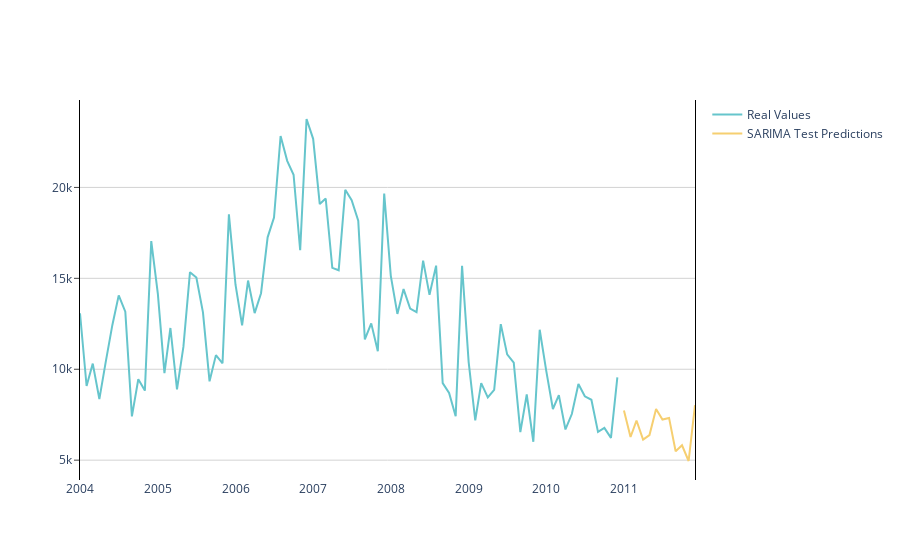

The cell this chart's notebook holds for it:
### Code cell
cols = px.colors.qualitative.Pastel
fig = go.Figure()
fig.add_trace(go.Scatter(x=Baggage_mean.index, y=Baggage_mean['Baggage'],
                    mode='lines',
                    name='Real Values',
                    marker=dict(color=cols[0])
                        ))
fig.add_trace(go.Scatter(x=forecast.index, y=forecast,
                    mode='lines',
                    name='SARIMA Test Predictions',
                    marker=dict(color=cols[1])
                        ))
fig.update_layout(plot_bgcolor='white')
fig.update_yaxes(
    mirror=True,
    ticks='outside',
    showline=True,
    linecolor='black',
    gridcolor='lightgrey',
    title=''
)

fig.show()
